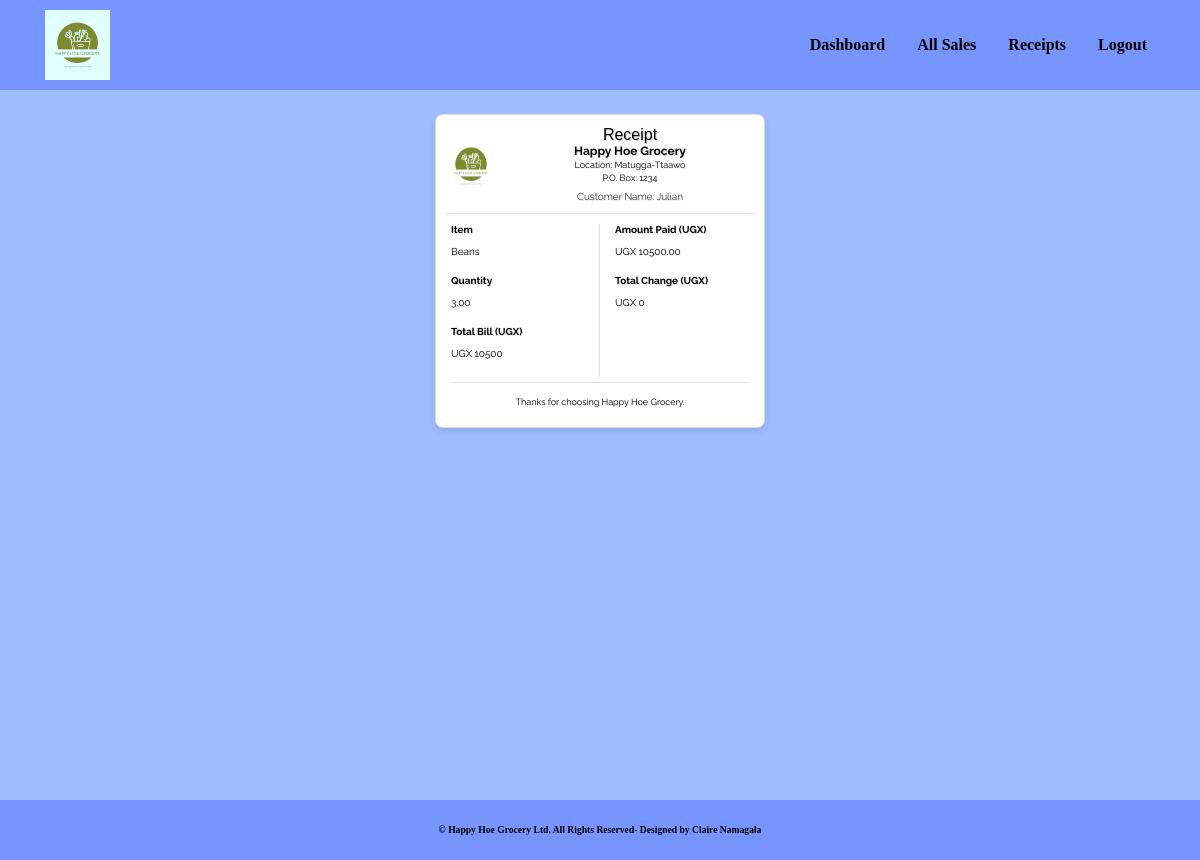
/all_receipts/28/ (signed in), run on the app's committed database.
### happy_hoe/models.py (models this page shows)
class Sale(models.Model):
    item = models.ForeignKey(Stock, on_delete=models.CASCADE)  # Reference to the Stock item being sold
    quantity = models.DecimalField(max_digits=10, decimal_places=2, default=0)  # Quantity sold
    amount_received = models.DecimalField(max_digits=10, decimal_places=2, default=0, null=False, blank=False)  # Amount of money received for the sale
    issued_to = models.CharField(max_length=50, null=True)  # Person the stock is issued to
    unit_price = models.DecimalField(max_digits=10, decimal_places=2, default=0, null=True, blank=True)  # Unit price at the time of sale
    recieved_quantity = models.DecimalField(max_digits=10, decimal_places=2, default=0, null=True, blank=True)  # Quantity received in the sale
    date = models.DateField(default=timezone.now)  # Date of the sale
    created_at = models.DateTimeField(default=timezone.now, editable=False)
    sale_type = models.CharField(choices=[("cash", "cash"), ("Credit", "Credit")], max_length=50, default="Cash")
    def get_total(self):
        total = self.quantity * self.item.unit_price
        return int(total)
    def get_change(self):
        change = self.get_total() - self.amount_received
        return abs(int(change))

class Stock(models.Model):
    branch = [('Matugga', 'Matugga'), ('Mukono', 'Mukono')]
    stock_name = models.CharField(max_length=50, null=False, blank=False)  # Name of the stock item
    total_quantity = models.IntegerField(default=0, null=True, blank=True)  # Total quantity of the stock
    issued_quantity = models.IntegerField(default=0, null=True, blank=True)  # Quantity issued from the stock
    unit_price = models.IntegerField(default=0, null=False, blank=False)  # Price per unit of the stock item
    stock_branch = models.CharField(max_length=50, null=False, blank=False, choices=branch)  # Branch where the stock is located
    def __str__(self):
        return self.stock_name  # Display the stock name when the object is printed

### happy_hoe/views.py (the view)
# urls.py: path('all_receipts/<int:receipt_id>/', views.all_receipts, name='all_receipts'),
@login_required
def all_receipts(request, receipt_id):
    receipt = Sale.objects.get(id=receipt_id)
    return render(request, 'happy_hoe/all_receipts.html', {'receipt': receipt})

### happy_hoe/templates/happy_hoe/all_receipts.html (shortened to what this page needs)
{% extends 'happy_hoe/base.html' %}
{% load static %}
{% block content %}
<br />
<div class="container" style="max-width: 360px; padding-bottom: 20px;">
  <div class="receipt-card card" style="border-radius: 8px; box-shadow: 0 3px 6px rgba(0, 0, 0, 0.1); padding: 10px; background-color: #ffffff;">
    <div class="receipt-header" style="display: flex; align-items: center; border-bottom: 1px solid #dee2e6; padding-bottom: 5px; margin-bottom: 5px;">
      <img src="{% static 'images/logo.png' %}" alt="Grocery Logo" class="img-fluid" style="width: 50px; height: 50px; margin-right: 10px;">
      <div style="flex: 1; text-align: center;">
        <h1 style="font-size: 16px; color: #000000; font-family: 'Arial', sans-serif; text-shadow: 1px 1px 1px rgba(0, 0, 0, 0.2); margin: 0;">Receipt</h1>
        <div style="color: #000000; text-shadow: 1px 1px 1px rgba(0, 0, 0, 0.1);">
          <h2 style="font-size: 12px; font-weight: bold; margin: 0;">Happy Hoe Grocery</h2>
          <p style="margin: 0; font-size: 9px;">Location: Matugga-Ttaawo</p>
          <p style="margin: 0; font-size: 9px;">P.O. Box: 1234</p>
        </div>
        <h3 class="lead" style="font-size: 10px; color: #000000; margin: 5px 0; text-shadow: 1px 1px 1px rgba(0, 0, 0, 0.2);">Customer Name: {{ receipt.issued_to | title }}</h3>
      </div>
    </div>
    <div class="receipt-body" style="padding: 5px;">
      <div class="row">
        <div class="col-md-6" style="border-right: 1px solid #dee2e6;">
          <div style="margin-bottom: 5px;">
            <h5 style="font-size: 10px; font-weight: bold; color: #000000; text-shadow: 1px 1px 1px rgba(0, 0, 0, 0.1);">Item</h5>
            <p style="font-size: 10px; color: #000000; text-shadow: 1px 1px 1px rgba(0, 0, 0, 0.1);">{{ receipt.item | title }}</p>
          </div>
          <div style="margin-bottom: 5px;">
            <h5 style="font-size: 10px; font-weight: bold; color: #000000; text-shadow: 1px 1px 1px rgba(0, 0, 0, 0.1);">Quantity</h5>
            <p style="font-size: 10px; color: #000000; text-shadow: 1px 1px 1px rgba(0, 0, 0, 0.1);">{{ receipt.quantity }}</p>
          </div>
          <div style="margin-bottom: 5px;">
            <h5 style="font-size: 10px; font-weight: bold; color: #000000; text-shadow: 1px 1px 1px rgba(0, 0, 0, 0.1);">Total Bill (UGX)</h5>
            <p style="font-size: 10px; color: #000000; text-shadow: 1px 1px 1px rgba(0, 0, 0, 0.1);">UGX {{ receipt.get_total }}</p>
          </div>
        </div>
        <div class="col-md-6">
          <div style="margin-bottom: 5px;">
            <h5 style="font-size: 10px; font-weight: bold; color: #000000; text-shadow: 1px 1px 1px rgba(0, 0, 0, 0.1);">Amount Paid (UGX)</h5>
            <p style="font-size: 10px; color: #000000; text-shadow: 1px 1px 1px rgba(0, 0, 0, 0.1);">UGX {{ receipt.amount_received }}</p>
          </div>
          <div style="margin-bottom: 5px;">
            <h5 style="font-size: 10px; font-weight: bold; color: #000000; text-shadow: 1px 1px 1px rgba(0, 0, 0, 0.1);">Total Change (UGX)</h5>
            <p style="font-size: 10px; color: #000000; text-shadow: 1px 1px 1px rgba(0, 0, 0, 0.1);">UGX {{ receipt.get_change }}</p>
          </div>
        </div>
      </div>
      <hr style="border-color: #dee2e6; margin: 5px 0;">
      <div class="text-center" style="color: #000000; margin-top: 5px;">
        <small style="font-size: 9px; text-shadow: 1px 1px 1px rgba(0, 0, 0, 0.1);">Thanks for choosing Happy Hoe Grocery.</small>
      </div>
    </div>
  </div>
</div>
{% endblock %}

### happy_hoe/static/css/main.css (style rules this page uses)
html,body { position: fixed; overflow-x: hidden; background: url('/static/images/img6.jpg'); width: 100% !important; height: 100vh; display: table; position: fixed; background-position: center; background-attachment: scroll; -o-background-size: cover; -moz-background-size: cover; -webkit-background-size: cover; background-size: cover; background-repeat: no-repeat; background-color: rgb(210, 224, 251); }
body { background-color: rgb(210, 224, 251); font-family: 'raleway'; }

### happy_hoe/templates/happy_hoe/all_receipts.html (style rules this page uses)
.container { max-height: calc(100vh - 60px); overflow-y: auto; }
.container { -ms-overflow-style: none; scrollbar-width: none; }

### data on the page
Sale: issued_to "Julian", item "Beans", quantity "3.00", get_total "10500", amount_received "10500.00", get_change "0"
